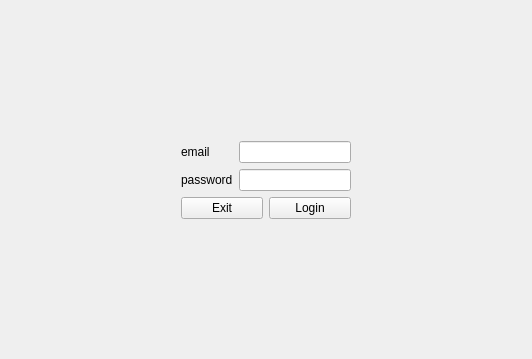
<?xml version="1.0" encoding="UTF-8"?>
<ui version="4.0">
 <class>LoginWindow</class>
 <widget class="QWidget" name="LoginWindow">
  <property name="geometry">
   <rect>
    <x>0</x>
    <y>0</y>
    <width>532</width>
    <height>359</height>
   </rect>
  </property>
  <property name="windowTitle">
   <string>LoginWindow</string>
  </property>
  <layout class="QVBoxLayout" name="verticalLayout_2">
   <item>
    <spacer name="verticalSpacer">
     <property name="orientation">
      <enum>Qt::Vertical</enum>
     </property>
     <property name="sizeHint" stdset="0">
      <size>
       <width>20</width>
       <height>120</height>
      </size>
     </property>
    </spacer>
   </item>
   <item>
    <layout class="QHBoxLayout" name="horizontalLayout_2">
     <item>
      <spacer name="horizontalSpacer">
       <property name="orientation">
        <enum>Qt::Horizontal</enum>
       </property>
       <property name="sizeHint" stdset="0">
        <size>
         <width>40</width>
         <height>20</height>
        </size>
       </property>
      </spacer>
     </item>
     <item>
      <layout class="QVBoxLayout" name="verticalLayout">
       <item>
        <layout class="QFormLayout" name="formLayout">
         <item row="0" column="0">
          <widget class="QLabel" name="emailLbl">
           <property name="text">
            <string>email</string>
           </property>
          </widget>
         </item>
         <item row="0" column="1">
          <widget class="QLineEdit" name="emailTbx"/>
         </item>
         <item row="1" column="0">
          <widget class="QLabel" name="passwordLbl">
           <property name="text">
            <string>password</string>
           </property>
          </widget>
         </item>
         <item row="1" column="1">
          <widget class="QLineEdit" name="passwordTbx"/>
         </item>
        </layout>
       </item>
       <item>
        <layout class="QHBoxLayout" name="horizontalLayout">
         <item>
          <widget class="QPushButton" name="exitBtn">
           <property name="text">
            <string>Exit</string>
           </property>
          </widget>
         </item>
         <item>
          <widget class="QPushButton" name="loginBtn">
           <property name="text">
            <string>Login</string>
           </property>
          </widget>
         </item>
        </layout>
       </item>
      </layout>
     </item>
     <item>
      <spacer name="horizontalSpacer_2">
       <property name="orientation">
        <enum>Qt::Horizontal</enum>
       </property>
       <property name="sizeHint" stdset="0">
        <size>
         <width>40</width>
         <height>20</height>
        </size>
       </property>
      </spacer>
     </item>
    </layout>
   </item>
   <item>
    <spacer name="verticalSpacer_2">
     <property name="orientation">
      <enum>Qt::Vertical</enum>
     </property>
     <property name="sizeHint" stdset="0">
      <size>
       <width>20</width>
       <height>120</height>
      </size>
     </property>
    </spacer>
   </item>
  </layout>
 </widget>
 <resources/>
 <connections/>
</ui>
